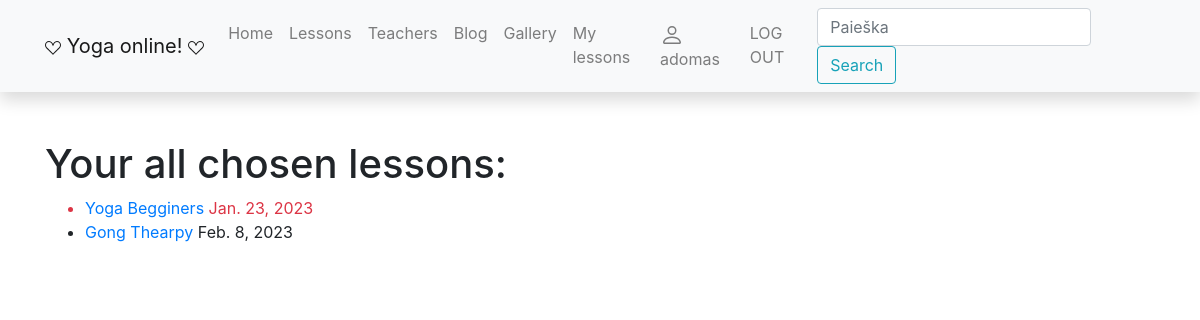
/yoga/mylessons/ (signed in), run on an earlier commit of the app's database.
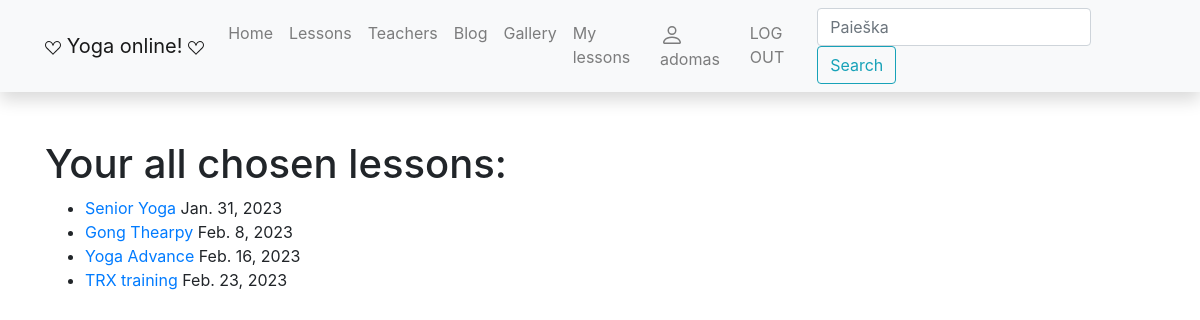
And on a later commit of the database.
### yoga/models.py (models this page shows, shortened)
class LessonInstance(models.Model):
    id = models.UUIDField(primary_key=True, default=uuid.uuid4, help_text='Unique lesson code')
    lesson = models.ForeignKey('Lesson', on_delete=models.SET_NULL, null=True)
    due_back = models.DateField('Will be available', null=True, blank=True)
    LOAN_STATUS = (
        ('p', 'Planning'),
        ('a', 'Not available'),
        ('b', 'You can book'),
        ('r', 'Reserved')
    )
    status = models.CharField(
        max_length=1,
        choices=LOAN_STATUS,
        blank=True,
        default='p',
        help_text='Status'
    )
    student = models.ForeignKey(User, on_delete=models.SET_NULL, null=True, blank=True)
    @property
    def is_overdue(self):
        if self.due_back and date.today() > self.due_back:
            return True
        return False
    class Meta:
        ordering = ['due_back']  # admin svetainės settingas, kaip rikiuojama

class Lesson(models.Model):
    title = models.CharField('Title', max_length=200)
    teacher = models.ForeignKey('Teacher', on_delete=models.SET_NULL, null=True, related_name='lessons')
    summary = models.TextField('Description', max_length=1000, help_text='Short lesson description')
    type = models.ManyToManyField('Type', help_text='Please choose type of this lesson')
    cover = models.ImageField('Viršelis', upload_to='covers', null=True)
    price = models.IntegerField('Price', null=True)
    def display_type(self):
        return '; '.join([type.name for type in self.type.all()])
    display_type.short_description = 'Type'
    class Meta:
        verbose_name = "Lesson"
        verbose_name_plural = "Lessons"

### yoga/views.py (the view)
# urls.py: path('mylessons/', views.LoanedLessonsByUserListView.as_view(), name='my-lessons'),
class LoanedLessonsByUserListView(LoginRequiredMixin, generic.ListView):
    model = LessonInstance
    template_name = "user_lessons.html"
    def get_queryset(self):
        return LessonInstance.objects.filter(student=self.request.user).order_by("due_back")

### yoga/templates/user_lessons.html
{% extends "base.html" %}
{% block content %}
<h1>Your all chosen lessons:</h1>
{% if lessoninstance_list %}
<ul>
    {% for lessoninst_obj in lessoninstance_list %}
    <li class="{% if lessoninst_obj.is_overdue %}text-danger{% endif %}"><a
            href="{% url 'lesson-detail' lessoninst_obj.lesson.pk %}">{{ lessoninst_obj.lesson.title }}</a>
        {{ lessoninst_obj.due_back }}
    </li>
    {% endfor %}
</ul>
{% else %}
<p>At the moment you haven't booked any lessons!</p>
{% endif %}
{% endblock %}

### yoga/templates/base.html (shortened to what this page needs)
<!DOCTYPE html>
<html lang="en">
<head>
    <link
            rel="stylesheet"
            href="https://stackpath.bootstrapcdn.com/bootstrap/4.1.3/css/bootstrap.min.css"
    />
    <link
            rel="stylesheet"
            href="https://cdnjs.cloudflare.com/ajax/libs/font-awesome/4.7.0/css/font-awesome.min.css"
    />
    {% load static %}
    <link rel="stylesheet" href="{% static 'css/styles.css' %}"/>
</head>
<body>
<nav
        class="navbar navbar-expand-lg navbar-light bg-light static-top mb-5 shadow"
>
    <div class="container">
        <a class="navbar-brand" href="#">
            Yoga online!
        </a>
        <div class="collapse navbar-collapse" id="navbarResponsive">
            <ul class="navbar-nav ml-auto">
                <li class="nav-item">
                    <a class="nav-link" href="{% url 'index' %}">Home</a>
                </li>
                <li class="nav-item">
                    <a class="nav-link" href="{% url 'lessons' %}">Lessons</a>
                </li>
                <li class="nav-item">
                    <a class="nav-link" href="{% url 'teachers' %}">Teachers</a>
                </li>
                <li class="nav-item">
                    <a class="nav-link" href="{% url 'blog-detail' %}">Blog</a>
                </li>
                 <li class="nav-item">
                    <a class="nav-link" href="{% url 'gallery-detail' %}">Gallery</a>
                </li>
                {% if user.is_authenticated %}
                 <li class="nav-item"><a class="nav-link" href="{% url 'my-lessons'%}">My lessons</a></li>
                <li class="nav-item"><a class="nav-link" href="#">
                    {{ user.get_username }}</a></li>
                <li class="nav-item"><a class="nav-link" href="{% url 'logout'%}">LOG OUT</a></li>
                {% else %}
                <li class="nav-item"><a class="nav-link" href="{% url 'login'%}?next={{request.path}}">LOG IN</a>
                </li>
                <li class="nav-item"><a class="nav-link" href="{% url 'register'%}">Register</a></li>
                {% endif %}
            </ul>
            <form
                    class="form-inline my-2 my-lg-0"
                    action="{% url 'search' %}"
                    method="get"
            >
                <input
                        class="form-control mr-sm-2"
                        type="search"
                        placeholder="Paieška"
                        aria-label="Search"
                        name="query"
                />
                <button class="btn btn-outline-info my-2 my-sm-0" type="submit">
                    Search
                </button>
            </form>
        </div>
    </div>
</nav>
<div class="container">{% block content %}{% endblock %}</div>
</body>
</html>

What changed in the data, as far as the page shows it:
no longer on this page (row edited): LessonInstance: lesson "Yoga Begginers", due_back "Jan. 23, 2023"
added LessonInstance: lesson "Senior Yoga", due_back "Jan. 31, 2023"
added LessonInstance: lesson "Yoga Advance", due_back "Feb. 16, 2023"
added LessonInstance: lesson "TRX training", due_back "Feb. 23, 2023"
